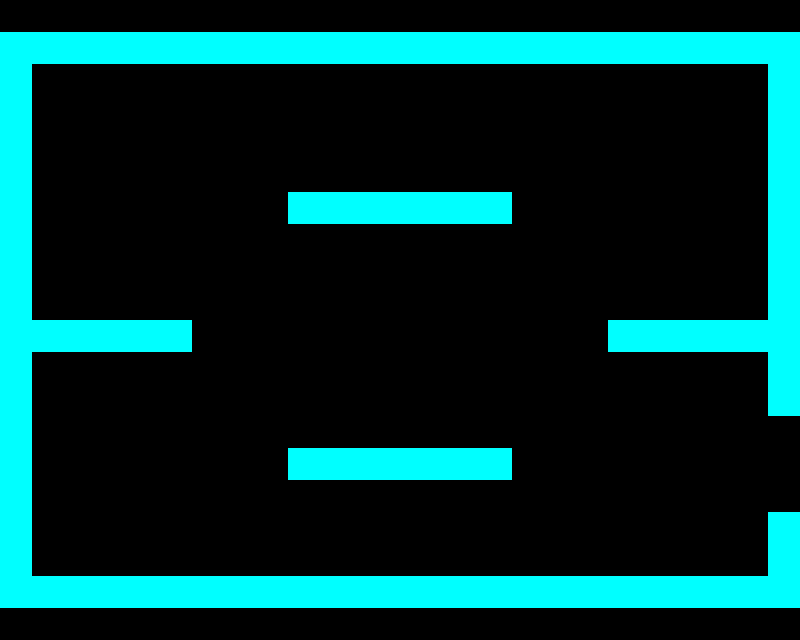

The image is a tile-based game level rendered from a .tmx file. Its description and complete source (layers, tilesets, objects, tile grids) follow:
An orthogonal 25x20 tile map with 32x32 px tiles, 2 tile layers (pass, nopass), 2 tilesets and 6 objects (4x Enemy, Player, Finish).

<map version="1.0" tiledversion="1.0.3" orientation="orthogonal" renderorder="right-down" width="25" height="20" tilewidth="32" tileheight="32" nextobjectid="17">
 <properties>
  <property name="passable" type="bool" value="false" />
 </properties>
 <tileset firstgid="1" source="bg.tsx" />
 <tileset firstgid="2" source="wall.tsx" />
 <layer name="pass" width="25" height="20">
  <data encoding="csv">
1,1,1,1,1,1,1,1,1,1,1,1,1,1,1,1,1,1,1,1,1,1,1,1,1,
1,1,1,1,1,1,1,1,1,1,1,1,1,1,1,1,1,1,1,1,1,1,1,1,1,
1,1,1,1,1,1,1,1,1,1,1,1,1,1,1,1,1,1,1,1,1,1,1,1,1,
1,1,1,1,1,1,1,1,1,1,1,1,1,1,1,1,1,1,1,1,1,1,1,1,1,
1,1,1,1,1,1,1,1,1,1,1,1,1,1,1,1,1,1,1,1,1,1,1,1,1,
1,1,1,1,1,1,1,1,1,1,1,1,1,1,1,1,1,1,1,1,1,1,1,1,1,
1,1,1,1,1,1,1,1,1,1,1,1,1,1,1,1,1,1,1,1,1,1,1,1,1,
1,1,1,1,1,1,1,1,1,1,1,1,1,1,1,1,1,1,1,1,1,1,1,1,1,
1,1,1,1,1,1,1,1,1,1,1,1,1,1,1,1,1,1,1,1,1,1,1,1,1,
1,1,1,1,1,1,1,1,1,1,1,1,1,1,1,1,1,1,1,1,1,1,1,1,1,
1,1,1,1,1,1,1,1,1,1,1,1,1,1,1,1,1,1,1,1,1,1,1,1,1,
1,1,1,1,1,1,1,1,1,1,1,1,1,1,1,1,1,1,1,1,1,1,1,1,1,
1,1,1,1,1,1,1,1,1,1,1,1,1,1,1,1,1,1,1,1,1,1,1,1,1,
1,1,1,1,1,1,1,1,1,1,1,1,1,1,1,1,1,1,1,1,1,1,1,1,1,
1,1,1,1,1,1,1,1,1,1,1,1,1,1,1,1,1,1,1,1,1,1,1,1,1,
1,1,1,1,1,1,1,1,1,1,1,1,1,1,1,1,1,1,1,1,1,1,1,1,1,
1,1,1,1,1,1,1,1,1,1,1,1,1,1,1,1,1,1,1,1,1,1,1,1,1,
1,1,1,1,1,1,1,1,1,1,1,1,1,1,1,1,1,1,1,1,1,1,1,1,1,
1,1,1,1,1,1,1,1,1,1,1,1,1,1,1,1,1,1,1,1,1,1,1,1,1,
1,1,1,1,1,1,1,1,1,1,1,1,1,1,1,1,1,1,1,1,1,1,1,1,1
</data>
 </layer>
 <layer name="nopass" width="25" height="20">
  <data encoding="csv">
0,0,0,0,0,0,0,0,0,0,0,0,0,0,0,0,0,0,0,0,0,0,0,0,0,
2,2,2,2,2,2,2,2,2,2,2,2,2,2,2,2,2,2,2,2,2,2,2,2,2,
2,0,0,0,0,0,0,0,0,0,0,0,0,0,0,0,0,0,0,0,0,0,0,0,2,
2,0,0,0,0,0,0,0,0,0,0,0,0,0,0,0,0,0,0,0,0,0,0,0,2,
2,0,0,0,0,0,0,0,0,0,0,0,0,0,0,0,0,0,0,0,0,0,0,0,2,
2,0,0,0,0,0,0,0,0,0,0,0,0,0,0,0,0,0,0,0,0,0,0,0,2,
2,0,0,0,0,0,0,0,0,2,2,2,2,2,2,2,0,0,0,0,0,0,0,0,2,
2,0,0,0,0,0,0,0,0,0,0,0,0,0,0,0,0,0,0,0,0,0,0,0,2,
2,0,0,0,0,0,0,0,0,0,0,0,0,0,0,0,0,0,0,0,0,0,0,0,2,
2,0,0,0,0,0,0,0,0,0,0,0,0,0,0,0,0,0,0,0,0,0,0,0,2,
2,2,2,2,2,2,0,0,0,0,0,0,0,0,0,0,0,0,0,2,2,2,2,2,2,
2,0,0,0,0,0,0,0,0,0,0,0,0,0,0,0,0,0,0,0,0,0,0,0,2,
2,0,0,0,0,0,0,0,0,0,0,0,0,0,0,0,0,0,0,0,0,0,0,0,2,
2,0,0,0,0,0,0,0,0,0,0,0,0,0,0,0,0,0,0,0,0,0,0,0,0,
2,0,0,0,0,0,0,0,0,2,2,2,2,2,2,2,0,0,0,0,0,0,0,0,0,
2,0,0,0,0,0,0,0,0,0,0,0,0,0,0,0,0,0,0,0,0,0,0,0,0,
2,0,0,0,0,0,0,0,0,0,0,0,0,0,0,0,0,0,0,0,0,0,0,0,2,
2,0,0,0,0,0,0,0,0,0,0,0,0,0,0,0,0,0,0,0,0,0,0,0,2,
2,2,2,2,2,2,2,2,2,2,2,2,2,2,2,2,2,2,2,2,2,2,2,2,2,
0,0,0,0,0,0,0,0,0,0,0,0,0,0,0,0,0,0,0,0,0,0,0,0,0
</data>
 </layer>
 <objectgroup name="Object Layer 1">
  <properties>
   <property name="passable" type="bool" value="true" />
  </properties>
  <object id="10" name="Enemy" x="327" y="324" width="33" height="37" />
  <object id="11" name="Enemy" x="680" y="455" width="33" height="37" />
  <object id="12" name="Enemy" x="473" y="322" width="33" height="37" />
  <object id="13" name="Player" x="381" y="90" width="33" height="37" />
  <object id="14" name="Finish" x="768" y="414" width="32" height="106" />
  <object id="16" name="Enemy" x="123" y="464" width="33" height="37" />
 </objectgroup>
</map>
